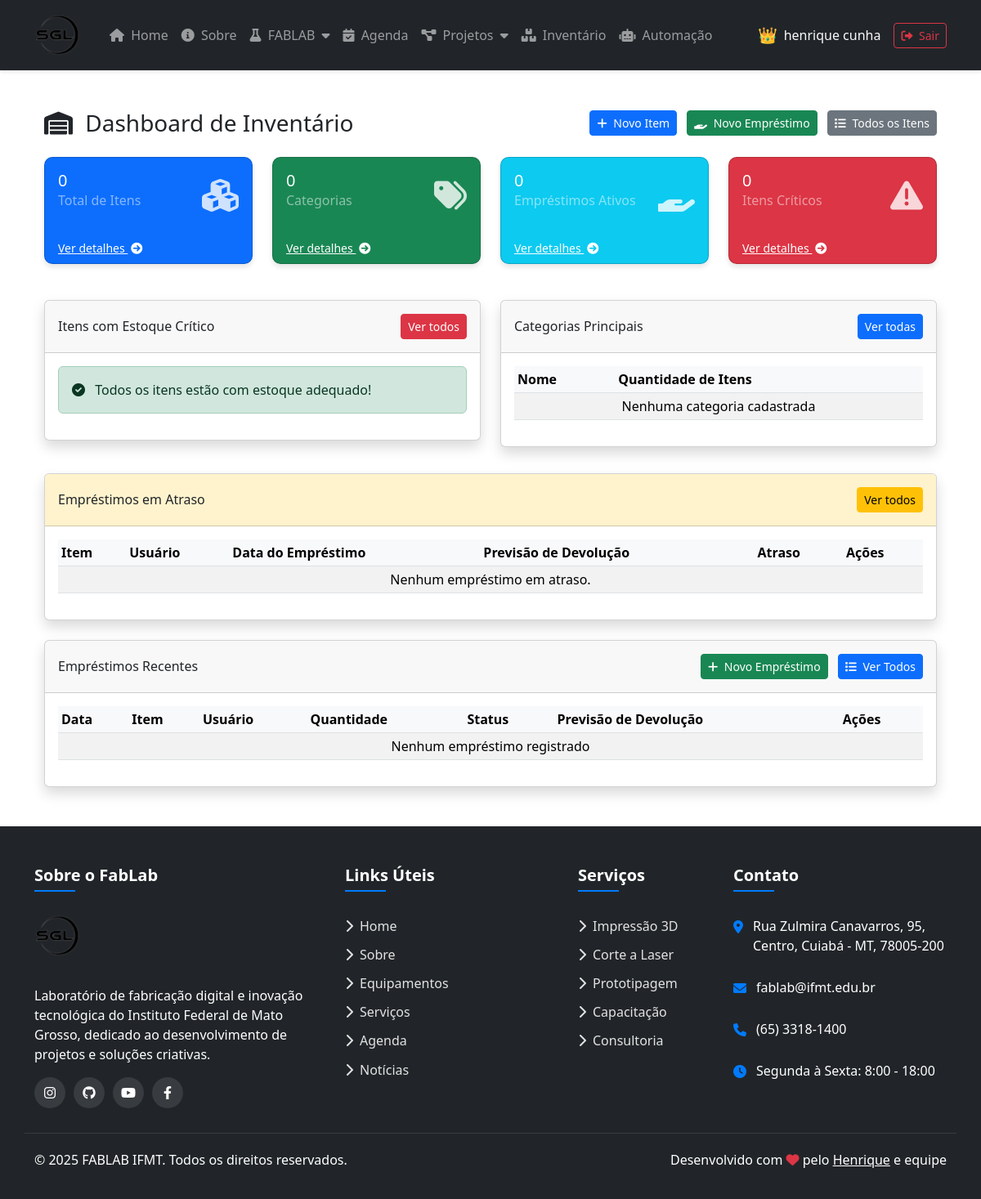
/inventario/ (signed in), run on an earlier commit of the app's database.
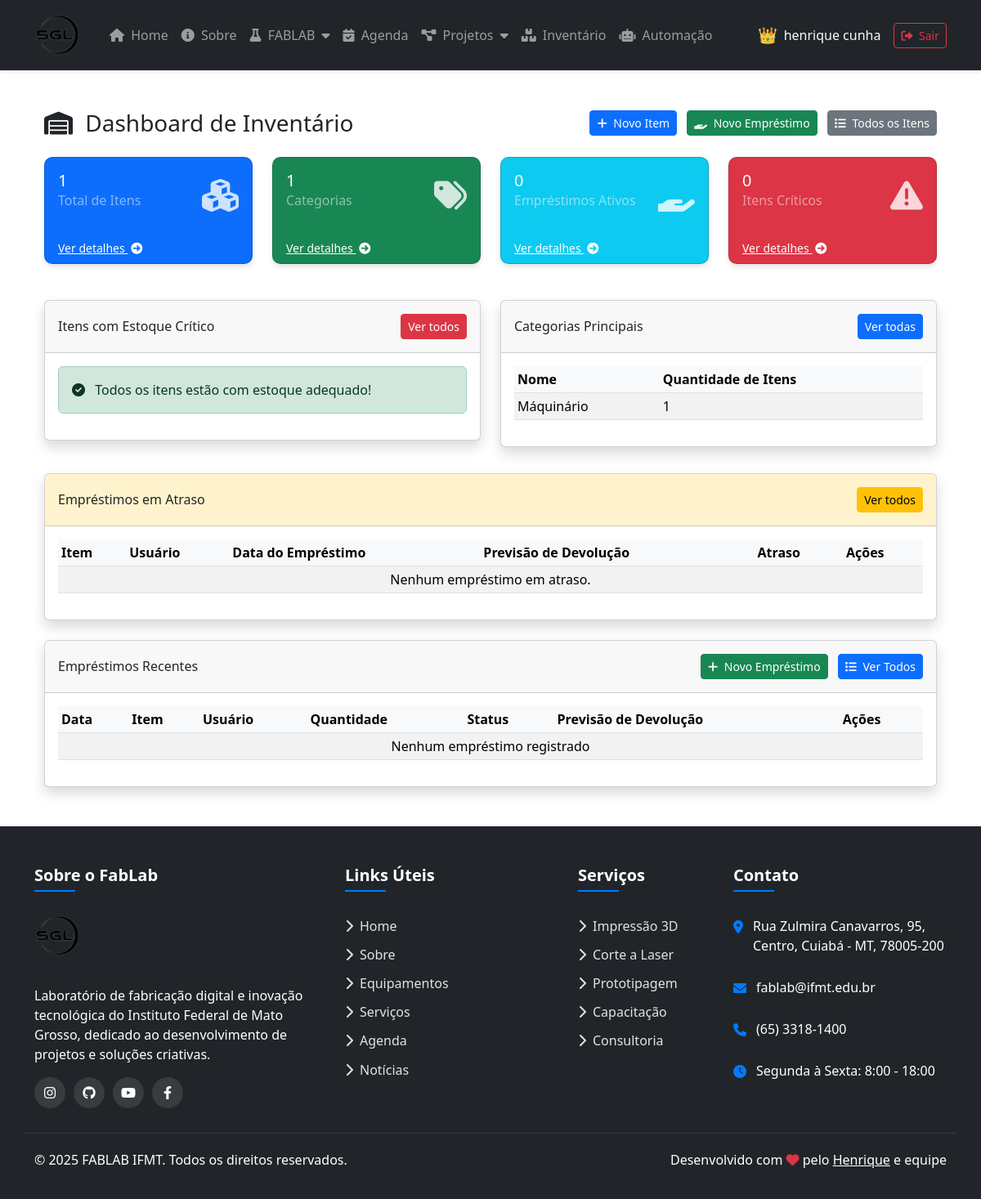
And on a later commit of the database.
### inventario/models.py (models this page shows, shortened)
class Categoria(models.Model):
    nome = models.CharField(max_length=100)
    descricao = models.TextField(blank=True, null=True)
    class Meta:
        verbose_name = 'Categoria'
        verbose_name_plural = 'Categorias'
        ordering = ['nome']

### inventario/views.py (the view)
# urls.py: path('', views.inventario_dashboard, name='dashboard'),
@staff_member_required
def inventario_dashboard(request):
    total_itens = Item.objects.count()
    total_categorias = Categoria.objects.count()
    total_emprestimos_ativos = Emprestimo.objects.filter(data_devolucao__isnull=True).count()
    itens_estoque_baixo = Item.objects.filter(quantidade__lte=F('quantidade_minima')).count()
    itens_criticos = Item.objects.filter(quantidade__lte=F('quantidade_minima')).order_by('quantidade')[:5]
    categorias_populares = Categoria.objects.annotate(
        total_itens=Count('itens')
    ).order_by('-total_itens')[:5]
    valor_total = Item.objects.filter(valor_unitario__isnull=False).aggregate(
        total=Sum(F('quantidade') * F('valor_unitario'))
    )['total'] or 0
    emprestimos_recentes = Emprestimo.objects.all().order_by('-data_emprestimo')[:10]
    emprestimos_atrasados = Emprestimo.objects.filter(
        data_devolucao__isnull=True,
        data_prevista_devolucao__lt=timezone.now()
    ).order_by('data_prevista_devolucao')[:5]
    context = {
        'total_itens': total_itens,
        'total_categorias': total_categorias,
        'total_emprestimos_ativos': total_emprestimos_ativos,
        'itens_estoque_baixo': itens_estoque_baixo,
        'itens_criticos': itens_criticos,
        'categorias_populares': categorias_populares,
        'valor_total': valor_total,
        'emprestimos_recentes': emprestimos_recentes,
        'emprestimos_atrasados': emprestimos_atrasados,
    }
    return render(request, 'inventario/dashboard.html', context)

### logs/context_processors.py (called while the page is built)
def pending_events_count(request):
    context = {}
    if request.user.is_authenticated and request.user.is_staff:
        context['pending_events_count'] = Event.objects.filter(approved=False).count()
        one_week_ago = timezone.now().date() - timezone.timedelta(days=7)
        context['recent_errors_count'] = Action.objects.filter(
            date__gte=one_week_ago,
            severity__in=['error', 'critical']
        ).count()
    return context

### inventario/templates/inventario/dashboard.html (shortened to what the changed rows need)
{% extends 'layout.html' %}
{% load static %}
{% block content %}
<div class="container py-4">
  <div class="d-sm-flex align-items-center justify-content-between mb-4">
    <h1 class="h3 mb-0 text-gray-800">
      <i class="fas fa-warehouse me-2"></i> Dashboard de Inventário
    </h1>
  </div>
  <div class="row">
    <div class="col-xl-3 col-md-6">
      <div class="card bg-primary text-white dashboard-card">
        <div class="card-body d-flex justify-content-between">
          <div>
            <div class="h5 mb-0 font-weight-bold">{{ total_itens }}</div>
            <div class="text-xs text-white-50">Total de Itens</div>
          </div>
        </div>
      </div>
    </div>
    <div class="col-xl-3 col-md-6">
      <div class="card bg-success text-white dashboard-card">
        <div class="card-body d-flex justify-content-between">
          <div>
            <div class="h5 mb-0 font-weight-bold">{{ total_categorias }}</div>
            <div class="text-xs text-white-50">Categorias</div>
          </div>
        </div>
      </div>
    </div>
  </div>
  <div class="row mt-4">
    <div class="col-lg-6 mb-4">
      <div class="card shadow">
        <div class="card-body">
          <div class="table-responsive">
            <table class="table table-striped table-sm custom-table">
              <thead>
                <tr>
                  <th>Nome</th>
                  <th>Quantidade de Itens</th>
                </tr>
              </thead>
              <tbody>
                {% for categoria in categorias_populares %}
                  <tr>
                    <td>{{ categoria.nome }}</td>
                    <td>{{ categoria.total_itens }}</td>
                  </tr>
                {% empty %}
                  <tr>
                    <td colspan="2" class="text-center">Nenhuma categoria cadastrada</td>
                  </tr>
                {% endfor %}
              </tbody>
            </table>
          </div>
        </div>
      </div>
    </div>
  </div>
  <div class="row mt-2">
    <div class="col-12">
      <div class="card shadow">
        <div class="card-body">
          <div class="table-responsive">
            <table class="table table-striped table-sm custom-table">
              <thead>
                <tr>
                  <th>Item</th>
                  <th>Usuário</th>
                  <th>Data do Empréstimo</th>
                  <th>Previsão de Devolução</th>
                  <th>Atraso</th>
                  <th>Ações</th>
                </tr>
              </thead>
            </table>
          </div>
        </div>
      </div>
    </div>
  </div>
  <div class="row mt-4">
    <div class="col-12">
      <div class="card shadow">
        <div class="card-body">
          <div class="table-responsive">
            <table class="table table-striped table-sm custom-table">
              <thead>
                <tr>
                  <th>Data</th>
                  <th>Item</th>
                  <th>Usuário</th>
                  <th>Quantidade</th>
                  <th>Status</th>
                  <th>Previsão de Devolução</th>
                  <th>Ações</th>
                </tr>
              </thead>
            </table>
          </div>
        </div>
      </div>
    </div>
  </div>
</div>
{% endblock %}

What changed in the data, as far as the page shows it:
added Categoria: nome "Máquinário", total_itens "1"
Also different on the page:
{{ total_itens }}: "0" → "1"
{{ total_categorias }}: "0" → "1"
text no longer shown: "Nenhuma categoria cadastrada"
